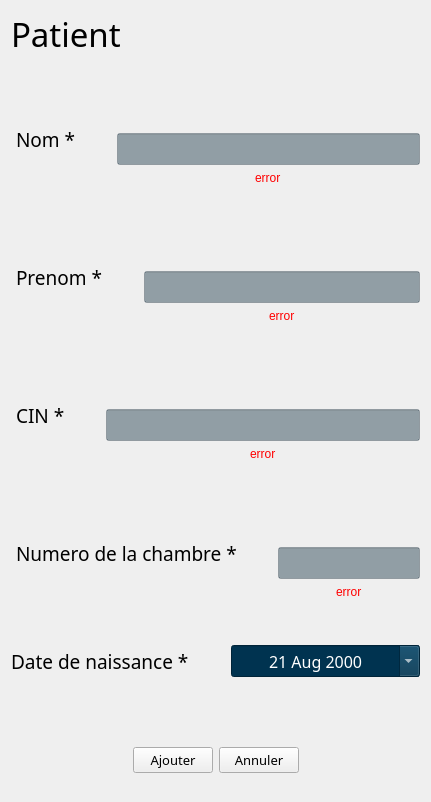
      <widget class="QWidget" name="Patient">
       <property name="styleSheet">
        <string notr="true">QLineEdit,QDateEdit{
background:rgba(0, 33, 52, 100);
color:white;
}
</string>
       </property>
       <layout class="QVBoxLayout" name="verticalLayout_20">
        <item>
         <widget class="QLabel" name="label_2">
          <property name="maximumSize">
           <size>
            <width>16777215</width>
            <height>100</height>
           </size>
          </property>
          <property name="font">
           <font>
            <family>Quicksand SemiBold</family>
            <pointsize>25</pointsize>
           </font>
          </property>
          <property name="text">
           <string>Patient</string>
          </property>
         </widget>
        </item>
        <item>
         <spacer name="verticalSpacer_7">
          <property name="orientation">
           <enum>Qt::Vertical</enum>
          </property>
          <property name="sizeHint" stdset="0">
           <size>
            <width>20</width>
            <height>30</height>
           </size>
          </property>
         </spacer>
        </item>
        <item>
         <layout class="QHBoxLayout" name="horizontalLayout_10">
          <item>
           <widget class="QLabel" name="nomPatientLabel">
            <property name="font">
             <font>
              <family>Quicksand SemiBold</family>
              <pointsize>14</pointsize>
             </font>
            </property>
            <property name="styleSheet">
             <string notr="true">margin-right:30px;</string>
            </property>
            <property name="text">
             <string>Nom *</string>
            </property>
           </widget>
          </item>
          <item>
           <layout class="QVBoxLayout" name="verticalLayout_2">
            <item>
             <spacer name="verticalSpacer_9">
              <property name="orientation">
               <enum>Qt::Vertical</enum>
              </property>
              <property name="sizeHint" stdset="0">
               <size>
                <width>20</width>
                <height>40</height>
               </size>
              </property>
             </spacer>
            </item>
            <item>
             <widget class="QLineEdit" name="nomPatient">
              <property name="enabled">
               <bool>true</bool>
              </property>
              <property name="minimumSize">
               <size>
                <width>0</width>
                <height>32</height>
               </size>
              </property>
              <property name="font">
               <font>
                <family>Quicksand SemiBold</family>
                <pointsize>12</pointsize>
               </font>
              </property>
              <property name="toolTip">
               <string>&lt;html&gt;&lt;head/&gt;&lt;body&gt;&lt;p&gt;Vous ne pouvez pas depasser 20 caractères.&lt;/p&gt;&lt;/body&gt;&lt;/html&gt;</string>
              </property>
              <property name="text">
               <string/>
              </property>
              <property name="alignment">
               <set>Qt::AlignCenter</set>
              </property>
              <property name="clearButtonEnabled">
               <bool>true</bool>
              </property>
             </widget>
            </item>
            <item alignment="Qt::AlignHCenter">
             <widget class="QLabel" name="Nom_error">
              <property name="styleSheet">
               <string notr="true">color:red;</string>
              </property>
              <property name="text">
               <string>error</string>
              </property>
             </widget>
            </item>
           </layout>
          </item>
         </layout>
        </item>
        <item>
         <spacer name="verticalSpacer_6">
          <property name="orientation">
           <enum>Qt::Vertical</enum>
          </property>
          <property name="sizeHint" stdset="0">
           <size>
            <width>20</width>
            <height>40</height>
           </size>
          </property>
         </spacer>
        </item>
        <item>
         <layout class="QHBoxLayout" name="horizontalLayout_11">
          <item>
           <widget class="QLabel" name="prenomPatientLabel">
            <property name="font">
             <font>
              <family>Quicksand SemiBold</family>
              <pointsize>14</pointsize>
             </font>
            </property>
            <property name="styleSheet">
             <string notr="true">margin-right:30px;</string>
            </property>
            <property name="text">
             <string>Prenom *</string>
            </property>
           </widget>
          </item>
          <item>
           <layout class="QVBoxLayout" name="verticalLayout_13">
            <item>
             <spacer name="verticalSpacer_10">
              <property name="orientation">
               <enum>Qt::Vertical</enum>
              </property>
              <property name="sizeHint" stdset="0">
               <size>
                <width>20</width>
                <height>40</height>
               </size>
              </property>
             </spacer>
            </item>
            <item>
             <widget class="QLineEdit" name="prenomPatient">
              <property name="minimumSize">
               <size>
                <width>0</width>
                <height>32</height>
               </size>
              </property>
              <property name="sizeIncrement">
               <size>
                <width>0</width>
                <height>0</height>
               </size>
              </property>
              <property name="font">
               <font>
                <family>Quicksand SemiBold</family>
                <pointsize>12</pointsize>
               </font>
              </property>
              <property name="toolTip">
               <string>&lt;html&gt;&lt;head/&gt;&lt;body&gt;&lt;p&gt;Vous ne pouvez pas depasser 20 caractères.&lt;/p&gt;&lt;/body&gt;&lt;/html&gt;</string>
              </property>
              <property name="alignment">
               <set>Qt::AlignCenter</set>
              </property>
              <property name="clearButtonEnabled">
               <bool>true</bool>
              </property>
             </widget>
            </item>
            <item alignment="Qt::AlignHCenter">
             <widget class="QLabel" name="Prenom_error">
              <property name="styleSheet">
               <string notr="true">color:red;</string>
              </property>
              <property name="text">
               <string>error</string>
              </property>
             </widget>
            </item>
           </layout>
          </item>
         </layout>
        </item>
        <item>
         <spacer name="verticalSpacer_5">
          <property name="orientation">
           <enum>Qt::Vertical</enum>
          </property>
          <property name="sizeHint" stdset="0">
           <size>
            <width>20</width>
            <height>40</height>
           </size>
          </property>
         </spacer>
        </item>
        <item>
         <layout class="QHBoxLayout" name="horizontalLayout_17">
          <item>
           <widget class="QLabel" name="nomPatientLabel_2">
            <property name="font">
             <font>
              <family>Quicksand SemiBold</family>
              <pointsize>14</pointsize>
             </font>
            </property>
            <property name="styleSheet">
             <string notr="true">margin-right:30px;</string>
            </property>
            <property name="text">
             <string>CIN *</string>
            </property>
           </widget>
          </item>
          <item>
           <layout class="QVBoxLayout" name="verticalLayout_6">
            <item>
             <spacer name="verticalSpacer_11">
              <property name="orientation">
               <enum>Qt::Vertical</enum>
              </property>
              <property name="sizeHint" stdset="0">
               <size>
                <width>20</width>
                <height>40</height>
               </size>
              </property>
             </spacer>
            </item>
            <item>
             <widget class="QLineEdit" name="cinPatient">
              <property name="minimumSize">
               <size>
                <width>0</width>
                <height>32</height>
               </size>
              </property>
              <property name="font">
               <font>
                <family>Quicksand SemiBold</family>
                <pointsize>12</pointsize>
               </font>
              </property>
              <property name="toolTip">
               <string>&lt;html&gt;&lt;head/&gt;&lt;body&gt;&lt;p&gt;Vous ne pouvez pas depasser 8 caractères.&lt;/p&gt;&lt;/body&gt;&lt;/html&gt;</string>
              </property>
              <property name="text">
               <string/>
              </property>
              <property name="alignment">
               <set>Qt::AlignCenter</set>
              </property>
              <property name="clearButtonEnabled">
               <bool>true</bool>
              </property>
             </widget>
            </item>
            <item alignment="Qt::AlignHCenter">
             <widget class="QLabel" name="Cin_error">
              <property name="styleSheet">
               <string notr="true">color:red;</string>
              </property>
              <property name="text">
               <string>error</string>
              </property>
             </widget>
            </item>
           </layout>
          </item>
         </layout>
        </item>
        <item>
         <spacer name="verticalSpacer_4">
          <property name="orientation">
           <enum>Qt::Vertical</enum>
          </property>
          <property name="sizeHint" stdset="0">
           <size>
            <width>20</width>
            <height>40</height>
           </size>
          </property>
         </spacer>
        </item>
        <item>
         <layout class="QHBoxLayout" name="horizontalLayout_18">
          <item>
           <widget class="QLabel" name="nomPatientLabel_3">
            <property name="font">
             <font>
              <family>Quicksand SemiBold</family>
              <pointsize>14</pointsize>
             </font>
            </property>
            <property name="styleSheet">
             <string notr="true">margin-right:30px;</string>
            </property>
            <property name="text">
             <string>Numero de la chambre *</string>
            </property>
           </widget>
          </item>
          <item>
           <layout class="QVBoxLayout" name="verticalLayout_4">
            <item>
             <spacer name="verticalSpacer_12">
              <property name="orientation">
               <enum>Qt::Vertical</enum>
              </property>
              <property name="sizeHint" stdset="0">
               <size>
                <width>20</width>
                <height>40</height>
               </size>
              </property>
             </spacer>
            </item>
            <item>
             <widget class="QLineEdit" name="numChambrePatient">
              <property name="minimumSize">
               <size>
                <width>0</width>
                <height>32</height>
               </size>
              </property>
              <property name="font">
               <font>
                <family>Quicksand SemiBold</family>
                <pointsize>12</pointsize>
               </font>
              </property>
              <property name="toolTip">
               <string>&lt;html&gt;&lt;head/&gt;&lt;body&gt;&lt;p&gt;Vous ne pouvez pas depasser 20 caractères.&lt;/p&gt;&lt;/body&gt;&lt;/html&gt;</string>
              </property>
              <property name="alignment">
               <set>Qt::AlignCenter</set>
              </property>
              <property name="clearButtonEnabled">
               <bool>true</bool>
              </property>
             </widget>
            </item>
            <item alignment="Qt::AlignHCenter">
             <widget class="QLabel" name="numChambre_error">
              <property name="styleSheet">
               <string notr="true">color:red;</string>
              </property>
              <property name="text">
               <string>error</string>
              </property>
             </widget>
            </item>
           </layout>
          </item>
         </layout>
        </item>
        <item>
         <spacer name="verticalSpacer_3">
          <property name="orientation">
           <enum>Qt::Vertical</enum>
          </property>
          <property name="sizeHint" stdset="0">
           <size>
            <width>20</width>
            <height>40</height>
           </size>
          </property>
         </spacer>
        </item>
        <item>
         <layout class="QHBoxLayout" name="horizontalLayout_20">
          <property name="spacing">
           <number>30</number>
          </property>
          <item>
           <widget class="QLabel" name="nomPatientLabel_4">
            <property name="font">
             <font>
              <family>Quicksand SemiBold</family>
              <pointsize>14</pointsize>
             </font>
            </property>
            <property name="text">
             <string>Date de naissance *</string>
            </property>
           </widget>
          </item>
          <item>
           <widget class="QDateEdit" name="DateNaissancePatient">
            <property name="minimumSize">
             <size>
              <width>0</width>
              <height>32</height>
             </size>
            </property>
            <property name="font">
             <font>
              <family>Quicksand SemiBold</family>
              <pointsize>12</pointsize>
             </font>
            </property>
            <property name="layoutDirection">
             <enum>Qt::LeftToRight</enum>
            </property>
            <property name="styleSheet">
             <string notr="true">background-color:rgb(0, 51, 80)</string>
            </property>
            <property name="alignment">
             <set>Qt::AlignCenter</set>
            </property>
            <property name="dateTime">
             <datetime>
              <hour>0</hour>
              <minute>0</minute>
              <second>0</second>
              <year>2000</year>
              <month>8</month>
              <day>21</day>
             </datetime>
            </property>
            <property name="calendarPopup">
             <bool>true</bool>
            </property>
           </widget>
          </item>
         </layout>
        </item>
        <item>
         <spacer name="verticalSpacer_2">
          <property name="orientation">
           <enum>Qt::Vertical</enum>
          </property>
          <property name="sizeHint" stdset="0">
           <size>
            <width>20</width>
            <height>40</height>
           </size>
          </property>
         </spacer>
        </item>
        <item>
         <spacer name="verticalSpacer_8">
          <property name="orientation">
           <enum>Qt::Vertical</enum>
          </property>
          <property name="sizeHint" stdset="0">
           <size>
            <width>20</width>
            <height>7</height>
           </size>
          </property>
         </spacer>
        </item>
        <item>
         <layout class="QHBoxLayout" name="horizontalLayout">
          <item>
           <widget class="QPushButton" name="pdf_icon">
            <property name="minimumSize">
             <size>
              <width>51</width>
              <height>61</height>
             </size>
            </property>
            <property name="maximumSize">
             <size>
              <width>51</width>
              <height>16777215</height>
             </size>
            </property>
            <property name="cursor">
             <cursorShape>PointingHandCursor</cursorShape>
            </property>
            <property name="toolTip">
             <string>&lt;html&gt;&lt;head/&gt;&lt;body&gt;&lt;p&gt;&lt;span style=&quot; font-size:12pt;&quot;&gt;Imprimer la fiche du patient en pdf.&lt;/span&gt;&lt;/p&gt;&lt;/body&gt;&lt;/html&gt;</string>
            </property>
            <property name="styleSheet">
             <string notr="true">QPushButton:hover,QPushButton{
	border:0px;
	background:transparent;
}</string>
            </property>
            <property name="text">
             <string/>
            </property>
            <property name="iconSize">
             <size>
              <width>50</width>
              <height>50</height>
             </size>
            </property>
           </widget>
          </item>
          <item>
           <spacer name="horizontalSpacer_7">
            <property name="orientation">
             <enum>Qt::Horizontal</enum>
            </property>
            <property name="sizeHint" stdset="0">
             <size>
              <width>40</width>
              <height>20</height>
             </size>
            </property>
           </spacer>
          </item>
          <item>
           <widget class="QPushButton" name="ajouterPatient">
            <property name="font">
             <font>
              <family>Quicksand SemiBold</family>
              <pointsize>10</pointsize>
             </font>
            </property>
            <property name="cursor">
             <cursorShape>PointingHandCursor</cursorShape>
            </property>
            <property name="text">
             <string>Ajouter</string>
            </property>
           </widget>
          </item>
          <item>
           <widget class="QPushButton" name="Annuler">
            <property name="font">
             <font>
              <family>Quicksand SemiBold</family>
              <pointsize>10</pointsize>
             </font>
            </property>
            <property name="cursor">
             <cursorShape>PointingHandCursor</cursorShape>
            </property>
            <property name="text">
             <string>Annuler</string>
            </property>
           </widget>
          </item>
          <item>
           <spacer name="horizontalSpacer_3">
            <property name="orientation">
             <enum>Qt::Horizontal</enum>
            </property>
            <property name="sizeHint" stdset="0">
             <size>
              <width>40</width>
              <height>20</height>
             </size>
            </property>
           </spacer>
          </item>
          <item>
           <widget class="QPushButton" name="DeleteButton">
            <property name="minimumSize">
             <size>
              <width>0</width>
              <height>61</height>
             </size>
            </property>
            <property name="maximumSize">
             <size>
              <width>51</width>
              <height>16777215</height>
             </size>
            </property>
            <property name="font">
             <font>
              <family>Quicksand SemiBold</family>
              <pointsize>18</pointsize>
             </font>
            </property>
            <property name="cursor">
             <cursorShape>PointingHandCursor</cursorShape>
            </property>
            <property name="toolTip">
             <string>&lt;html&gt;&lt;head/&gt;&lt;body&gt;&lt;p&gt;Supprimer ce patient.&lt;/p&gt;&lt;/body&gt;&lt;/html&gt;</string>
            </property>
            <property name="styleSheet">
             <string notr="true">QPushButton:hover,QPushButton{
	border:0px;
	background:transparent;
}</string>
            </property>
            <property name="text">
             <string/>
            </property>
            <property name="iconSize">
             <size>
              <width>50</width>
              <height>50</height>
             </size>
            </property>
           </widget>
          </item>
         </layout>
        </item>
       </layout>
      </widget>
